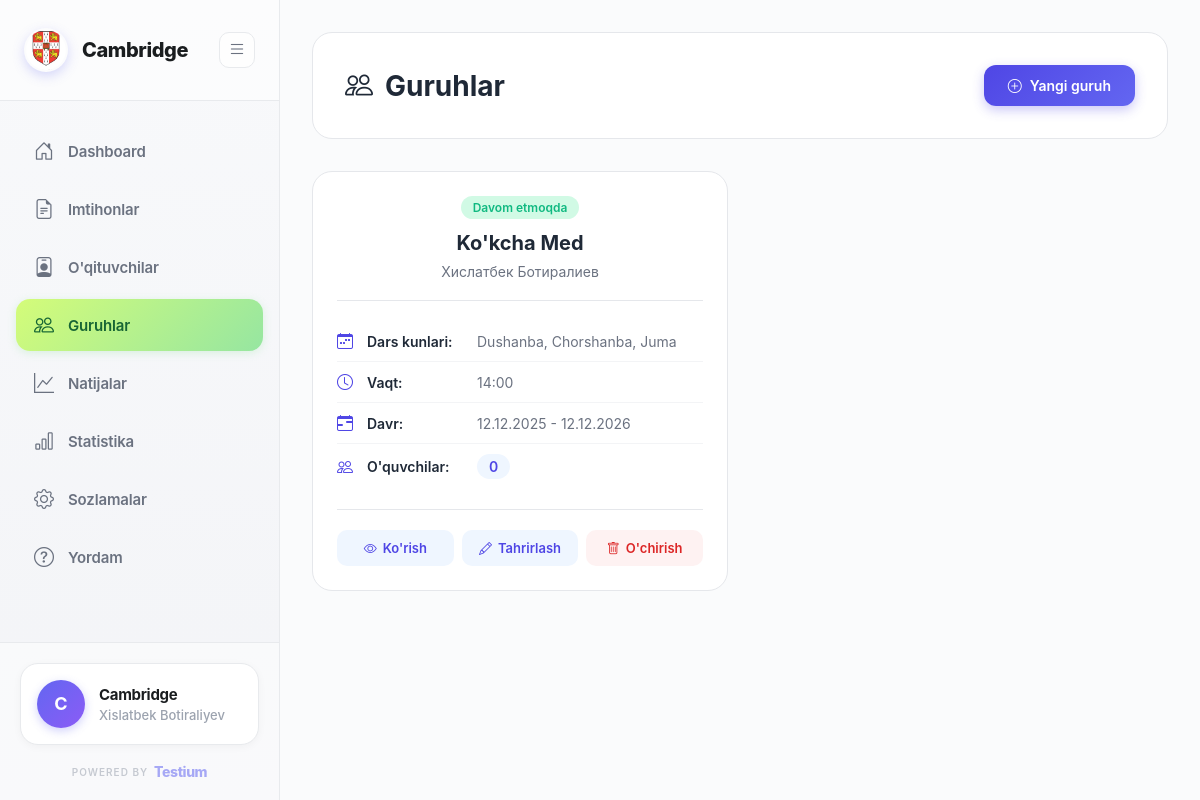
Page /student-groups/ (signed in) on the committed database.
### organizations/models.py (models this page shows, shortened)
class Organization(AbstractUser):
    full_name = models.CharField(max_length=255, default='User')
    organization_name = models.CharField(max_length=255)
    email = models.EmailField(unique=True)
    phone = models.CharField(max_length=20, unique=True)
    created_at = models.DateTimeField(auto_now_add=True)
    updated_at = models.DateTimeField(auto_now=True)
    USERNAME_FIELD = 'email'
    REQUIRED_FIELDS = ['username', 'full_name', 'organization_name']
    class Meta:
        db_table = 'organizations'
        verbose_name = 'Organization'
        verbose_name_plural = 'Organizations'

class OrganizationSettings(models.Model):
    organization = models.OneToOneField(Organization, on_delete=models.CASCADE, related_name='settings')
    logo = models.ImageField(upload_to='logos/', blank=True, null=True, verbose_name="Logo", help_text="Barcha rasm formatlari qabul qilinadi")
    primary_color = models.CharField(max_length=7, default='#4F46E5', verbose_name="Asosiy rang")
    secondary_color = models.CharField(max_length=7, default='#10b981', verbose_name="Ikkinchi rang")
    address = models.TextField(blank=True, verbose_name="Manzil")
    website = models.URLField(blank=True, verbose_name="Veb-sayt")
    telegram = models.CharField(max_length=100, blank=True, verbose_name="Telegram")
    instagram = models.CharField(max_length=100, blank=True, verbose_name="Instagram")
    facebook = models.CharField(max_length=100, blank=True, verbose_name="Facebook")
    allow_student_registration = models.BooleanField(default=True, verbose_name="Talaba ro'yxatdan o'tishiga ruxsat")
    show_leaderboard = models.BooleanField(default=True, verbose_name="Reyting jadvalini ko'rsatish")
    enable_certificates = models.BooleanField(default=True, verbose_name="Sertifikatlarni yoqish")
    email_notifications = models.BooleanField(default=True, verbose_name="Email xabarnomalar")
    telegram_notifications = models.BooleanField(default=False, verbose_name="Telegram xabarnomalar")
    telegram_bot_token = models.CharField(max_length=200, blank=True, verbose_name="Telegram bot token")
    about_text = models.TextField(blank=True, verbose_name="Biz haqimizda")
    mission = models.TextField(blank=True, verbose_name="Missiya")
    vision = models.TextField(blank=True, verbose_name="Viziya")
    created_at = models.DateTimeField(auto_now_add=True)
    updated_at = models.DateTimeField(auto_now=True)
    class Meta:
        db_table = 'organization_settings'
        verbose_name = 'Tashkilot sozlamalari'
        verbose_name_plural = 'Tashkilot sozlamalari'

class Group(models.Model):
    WEEKDAY_CHOICES = [
        ('monday', 'Dushanba'),
        ('tuesday', 'Seshanba'),
        ('wednesday', 'Chorshanba'),
        ('thursday', 'Payshanba'),
        ('friday', 'Juma'),
        ('saturday', 'Shanba'),
        ('sunday', 'Yakshanba'),
    ]
    organization = models.ForeignKey(Organization, on_delete=models.CASCADE, related_name='student_groups')
    teacher = models.ForeignKey(Teacher, on_delete=models.CASCADE, related_name='teaching_groups', verbose_name="O'qituvchi")
    name = models.CharField(max_length=200, verbose_name="Guruh nomi")
    weekdays = models.CharField(max_length=200, verbose_name="Dars kunlari", help_text="Masalan: monday,wednesday,friday")
    lesson_time = models.TimeField(verbose_name="Dars vaqti", help_text="Masalan: 14:00")
    start_date = models.DateField(verbose_name="Boshlanish sanasi")
    end_date = models.DateField(verbose_name="Tugash sanasi")
    description = models.TextField(blank=True, verbose_name="Tavsif")
    is_active = models.BooleanField(default=True, verbose_name="Faol")
    created_at = models.DateTimeField(auto_now_add=True)
    updated_at = models.DateTimeField(auto_now=True)
    class Meta:
        db_table = 'groups'
        ordering = ['-created_at']
        verbose_name = "Guruh"
        verbose_name_plural = "Guruhlar"
    @property
    def student_count(self):
        return self.students.count()
    @property
    def weekdays_display(self):
        days_dict = dict(self.WEEKDAY_CHOICES)
        days = self.weekdays.split(',')
        return ', '.join([days_dict.get(day.strip(), day) for day in days if day.strip()])
    @property
    def is_ongoing(self):
        from django.utils import timezone
        today = timezone.now().date()
        return self.start_date <= today <= self.end_date

class Teacher(models.Model):
    organization = models.ForeignKey(Organization, on_delete=models.CASCADE, related_name='teachers')
    first_name = models.CharField(max_length=100, verbose_name="Ism")
    last_name = models.CharField(max_length=100, verbose_name="Familiya")
    phone = models.CharField(max_length=20, blank=True, verbose_name="Telefon")
    email = models.EmailField(blank=True, verbose_name="Email")
    subject = models.CharField(max_length=200, blank=True, verbose_name="Fan")
    is_active = models.BooleanField(default=True, verbose_name="Faol")
    created_at = models.DateTimeField(auto_now_add=True)
    class Meta:
        db_table = 'teachers'
        ordering = ['first_name', 'last_name']
        verbose_name = "O'qituvchi"
        verbose_name_plural = "O'qituvchilar"
    @property
    def full_name(self):
        return f"{self.first_name} {self.last_name}"

### organizations/views_mvt.py (the view)
@login_required
def group_list_view(request):
    from .models import Group
    groups = Group.objects.filter(organization=request.user).select_related('teacher').order_by('-created_at')
    context = {
        'groups': groups
    }
    return render(request, 'organizations/group_list.html', context)

### organizations/context_processors.py (called while the page is built)
def organization_settings(request):
    if request.user.is_authenticated and hasattr(request.user, 'settings'):
        return {
            'org_settings': request.user.settings
        }
    return {}

### templates/organizations/group_list.html (shortened to what this page needs)
{% extends 'base.html' %}
{% block content %}
<div class="page-container">
    <div class="page-header">
        <h1 class="page-title">
            <i class="bi bi-people"></i>
            Guruhlar
        </h1>
        <a href="{% url 'group_create' %}" class="btn-primary">
            <i class="bi bi-plus-circle"></i>
            Yangi guruh
        </a>
    </div>
    {% if groups %}
    <div class="groups-grid">
        {% for group in groups %}
        <div class="group-card">
            <div class="group-header">
                <span class="status-badge {% if group.is_ongoing %}active{% else %}inactive{% endif %}">
                    {% if group.is_ongoing %}Davom etmoqda{% else %}Tugagan{% endif %}
                </span>
                <h3 class="group-name">{{ group.name }}</h3>
                <p class="group-teacher">{{ group.teacher.full_name }}</p>
            </div>
            <div class="group-info">
                <div class="info-item">
                    <i class="bi bi-calendar-week"></i>
                    <strong>Dars kunlari:</strong>
                    <span>{{ group.weekdays_display }}</span>
                </div>
                <div class="info-item">
                    <i class="bi bi-clock"></i>
                    <strong>Vaqt:</strong>
                    <span>{{ group.lesson_time|time:"H:i" }}</span>
                </div>
                <div class="info-item">
                    <i class="bi bi-calendar-range"></i>
                    <strong>Davr:</strong>
                    <span>{{ group.start_date|date:"d.m.Y" }} - {{ group.end_date|date:"d.m.Y" }}</span>
                </div>
                <div class="info-item">
                    <i class="bi bi-people"></i>
                    <strong>O'quvchilar:</strong>
                    <span class="student-count">{{ group.student_count }}</span>
                </div>
            </div>
            <div class="group-actions">
                <a href="{% url 'group_detail' group.pk %}" class="btn-action btn-view">
                    <i class="bi bi-eye"></i>
                    Ko'rish
                </a>
                <a href="{% url 'group_edit' group.pk %}" class="btn-action btn-edit">
                    <i class="bi bi-pencil"></i>
                    Tahrirlash
                </a>
                <a href="{% url 'group_delete' group.pk %}" class="btn-action btn-delete">
                    <i class="bi bi-trash"></i>
                    O'chirish
                </a>
            </div>
        </div>
        {% endfor %}
    </div>
    {% endif %}
</div>
{% endblock %}

### templates/base.html (shortened to what this page needs)
<!DOCTYPE html>
<html lang="uz">
<head>
    <link href="https://cdn.jsdelivr.net/npm/bootstrap-icons@1.10.0/font/bootstrap-icons.css" rel="stylesheet">
    {% load static %}
</head>
<body>
    {% if user.is_authenticated %}
    <div class="dashboard-layout">
        <aside class="sidebar" id="sidebar">
            <div class="sidebar-header">
                <a href="{% url 'dashboard' %}" class="logo">
                    {% if user.settings.logo %}
                    <div class="logo-icon" style="background: none; padding: 0;">
                        <img src="{{ user.settings.logo.url }}" alt="{{ user.organization_name }}" style="width: 40px; height: 40px; object-fit: cover; border-radius: 50%;">
                    </div>
                    {% else %}
                    <div class="logo-icon">
                        {{ user.organization_name|first|upper }}
                    </div>
                    {% endif %}
                    <span class="logo-text">{{ user.organization_name }}</span>
                </a>
                <button class="toggle-btn" id="toggleSidebar">
                    <i class="bi bi-list"></i>
                </button>
            </div>
            <nav class="sidebar-menu">
                <a href="{% url 'dashboard' %}" class="menu-item {% if request.resolver_match.url_name == 'dashboard' %}active{% endif %}">
                    <i class="bi bi-house-door"></i>
                    <span>Dashboard</span>
                </a>
                <a href="{% url 'exam_list' %}" class="menu-item {% if 'exam' in request.path and 'result' not in request.path %}active{% endif %}">
                    <i class="bi bi-file-earmark-text"></i>
                    <span>Imtihonlar</span>
                </a>
                <a href="{% url 'teacher_list' %}" class="menu-item {% if 'teacher' in request.path %}active{% endif %}">
                    <i class="bi bi-person-badge"></i>
                    <span>O'qituvchilar</span>
                </a>
                <a href="{% url 'group_list' %}" class="menu-item {% if 'student-group' in request.path %}active{% endif %}">
                    <i class="bi bi-people"></i>
                    <span>Guruhlar</span>
                </a>
                <a href="{% url 'results_list' %}" class="menu-item {% if request.resolver_match.url_name == 'results_list' or request.resolver_match.url_name == 'result_detail' %}active{% endif %}">
                    <i class="bi bi-graph-up"></i>
                    <span>Natijalar</span>
                </a>
                <a href="{% url 'analytics' %}" class="menu-item {% if request.resolver_match.url_name == 'analytics' %}active{% endif %}">
                    <i class="bi bi-bar-chart"></i>
                    <span>Statistika</span>
                </a>
                <a href="{% url 'settings' %}" class="menu-item {% if 'settings' in request.path %}active{% endif %}">
                    <i class="bi bi-gear"></i>
                    <span>Sozlamalar</span>
                </a>
                <a href="{% url 'support' %}" class="menu-item {% if 'support' in request.path %}active{% endif %}">
                    <i class="bi bi-question-circle"></i>
                    <span>Yordam</span>
                </a>
            </nav>
            <div class="sidebar-footer">
                <a href="#" onclick="confirmLogout(event)" class="user-profile">
                    <div class="user-avatar">
                        {{ user.organization_name|first|upper }}
                    </div>
                    <div class="user-info">
                        <div class="user-name">{{ user.organization_name }}</div>
                        <div class="user-role">{{ user.full_name }}</div>
                    </div>
                </a>
                <div class="powered-by">
                    <a href="https://testium.uz" target="_blank" class="powered-link">
                        <span class="powered-label">POWERED BY</span>
                        <span class="powered-brand">Testium</span>
                    </a>
                </div>
            </div>
        </aside>
        <main class="main-content">
            {% block content %}{% endblock %}
        </main>
    </div>
    {% endif %}
</body>
</html>

### templates/organizations/group_list.html (style rules this page uses)
.page-container { padding: 32px; }
.page-header { background: white; padding: 32px; border-radius: 20px; margin-bottom: 32px; border: 1px solid #e5e7eb; display: flex; justify-content: space-between; align-items: center; }
.page-title { font-size: 28px; font-weight: 700; color: #1f2937; display: flex; align-items: center; gap: 12px; }
.btn-primary { padding: 12px 24px; background: linear-gradient(135deg, #4F46E5, #6366F1); color: white; border: none; border-radius: 12px; font-size: 14px; font-weight: 600; cursor: pointer; text-decoration: none; display: inline-flex; align-items: center; gap: 8px; transition: all 0.3s ease; box-shadow: 0 4px 12px rgba(79, 70, 229, 0.3); }
.groups-grid { display: grid; grid-template-columns: repeat(auto-fill, minmax(320px, 1fr)); gap: 24px; }
.group-card { background: white; border-radius: 20px; padding: 24px; border: 1px solid #e5e7eb; transition: all 0.3s ease; }
.group-header { text-align: center; margin-bottom: 20px; padding-bottom: 20px; border-bottom: 1px solid #e5e7eb; }
.status-badge { display: inline-block; padding: 4px 12px; border-radius: 50px; font-size: 12px; font-weight: 600; margin-bottom: 12px; }
.status-badge.active { background: #d1fae5; color: #10b981; }
.group-name { font-size: 20px; font-weight: 700; color: #1f2937; margin-bottom: 8px; }
.group-teacher { font-size: 14px; color: #6b7280; }
.group-info { margin-bottom: 20px; }
.info-item { display: flex; align-items: center; gap: 10px; padding: 10px 0; font-size: 14px; color: #6b7280; border-bottom: 1px solid #f3f4f6; }
.info-item:last-child { border-bottom: none; }
.info-item i { color: #4F46E5; font-size: 16px; width: 20px; }
.info-item strong { color: #1f2937; font-weight: 600; min-width: 100px; }
.student-count { display: inline-flex; align-items: center; gap: 6px; padding: 4px 12px; background: #eff6ff; color: #4F46E5; border-radius: 50px; font-weight: 600; font-size: 14px; }
.group-actions { display: flex; gap: 8px; padding-top: 20px; border-top: 1px solid #e5e7eb; }
.btn-action { flex: 1; padding: 10px; border: none; border-radius: 10px; font-size: 13px; font-weight: 600; cursor: pointer; transition: all 0.2s ease; text-decoration: none; display: inline-flex; align-items: center; justify-content: center; gap: 6px; }
.btn-view { background: #eff6ff; color: #4F46E5; }
.btn-edit { background: #eff6ff; color: #4F46E5; }
.btn-delete { background: #fef2f2; color: #dc2626; }

### rows in the picture
Organization: settings.logo (picture), organization_name "Cambridge", organization_name|first "C", full_name "Xislatbek Botiraliyev"
Group: shows "Davom etmoqda", name "Ko'kcha Med", teacher.full_name "Хислатбек Ботиралиев", weekdays_display "Dushanba, Chorshanba, Juma", lesson_time "14:00", start_date "12.12.2025", end_date "12.12.2026", student_count "0"
